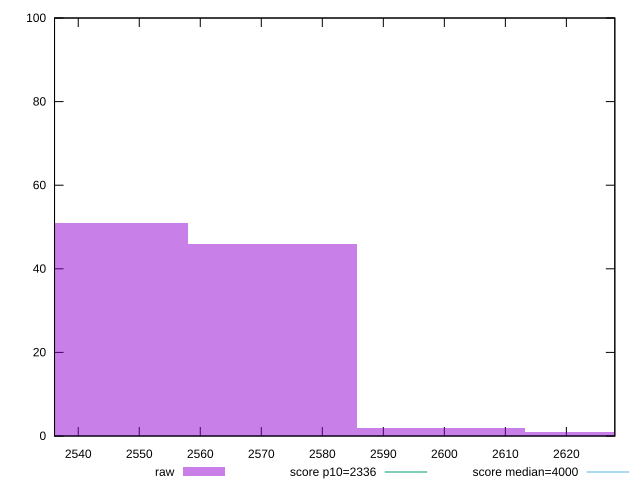

Recreate this plot in gnuplot.
reset

$raw <<EOF
2571.7955287370132 46
2544.1418133742495 51
2599.4492440997765 2
2627.10295946254 1
EOF

set key outside below
set boxwidth 27.65371536276358
set xrange [2536.114:2627.94]
set yrange [0:100]
set trange [0:100]
set style fill transparent solid 0.5 noborder

set parametric
set terminal svg size 640, 490 enhanced background rgb 'white'
set output "reports/report_00031_2021-02-24T23-18-18.084Z/first-contentful-paint/samples/astro/raw/histogram.svg"

plot $raw title "raw" with boxes, \
     2336,t title "score p10=2336", \
     4000,t title "score median=4000"

reset
